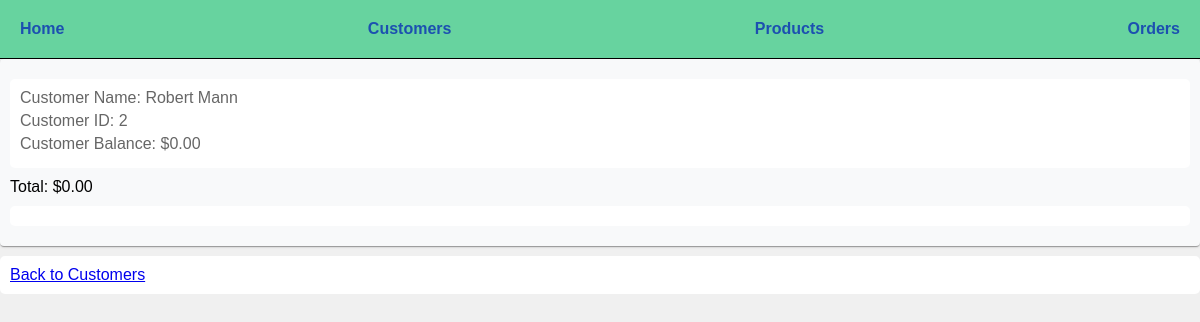
Before: /customers/2 with the older database file.
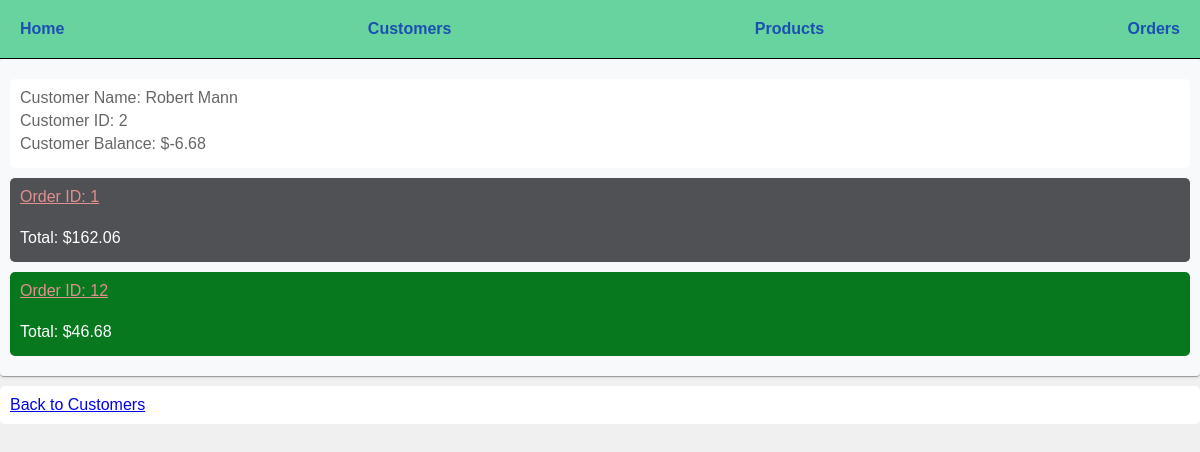
After: the same page with the newer database file.
### models.py (models this page shows, shortened)
class Customer(db.Model):
    id = mapped_column(Integer, primary_key=True)
    name = mapped_column(String(200), nullable=False, unique=True)
    phone = mapped_column(String(20), nullable=False )
    balance = mapped_column(Numeric(10,2), nullable=False, default=40)
    orders = relationship("Order", cascade="all, delete-orphan") #only one back_populates is needed, the other is inferred

class Order(db.Model):
    id = mapped_column(Integer, nullable=False, primary_key=True)
    customer_id = mapped_column(Integer, ForeignKey(Customer.id), nullable=False)
    customer = relationship("Customer", back_populates="orders")#looks up related enttiy without having to do joins (adds customer_id to the Order table)
    total = mapped_column(Numeric(10,2), nullable=True) #nullable until order is processed by the store
    items = relationship("ProductOrder", back_populates="order", cascade='all, delete-orphan')
    created = mapped_column(DateTime, nullable=False, default=func.now())
    processed = mapped_column(DateTime, nullable=True, default=None)
    def calculate_total(self):
        return round(sum([item.product.price * item.quantity for item in self.items]), 2)

class Product(db.Model):
    id = mapped_column(Integer, primary_key=True)
    name = mapped_column(String(200), nullable=False, unique=True)
    price = mapped_column(Numeric(10,2), nullable=False)
    available = mapped_column(Integer, nullable=False, default=4) #number of products available
    orders = relationship("ProductOrder")

class ProductOrder(db.Model):
    id = mapped_column(Integer, nullable=False, primary_key=True)
    order_id = mapped_column(Integer, ForeignKey(Order.id), nullable=False)
    order = relationship("Order", back_populates="items")
    product_id = mapped_column(Integer, ForeignKey(Product.id), nullable=False)
    product = relationship("Product", back_populates="orders")
    quantity = mapped_column(Integer, nullable=False, default=0) #number of orders for this product

### routes/html.py (the view)
@html_bp.route("/customers/<int:customer_id>", methods=["GET"])
def customer_detail(customer_id):
    customer = db.get_or_404(Customer, customer_id) #does the same thing as line above, but also returns the 404 error if not found
    return render_template("customer_detail.html", customer=customer)

### templates/customer_detail.html (shortened to what this page needs)
{% extends "base.html" %}
{% block content %}
<div>
    <p>
        <span>Customer Name: {{ customer.name }}</span>
        <span>Customer ID: {{ customer.id }}</span>
        <span>Customer Balance: ${{ customer.balance }}</span>
    </p>
        {% for order in customer.orders %}
            {% set classname = "pending" %}
            {% if order.processed %}
                {% set classname = "processed" %}
            {% endif %}
            <p class = "{{ classname }}">
                <a href="{{ url_for('html.order_detail', order_id=order.id) }}" class = "order"><span>Order ID: {{ order.id }}</span></a><br>
            <span>Total: ${{ order.calculate_total() }}</span>
            {% else %}
            <span>Total: $0.00</span>
    {% endfor %}
</div>
<p><a href="{{ url_for('html.customers') }}">Back to Customers</a></p>
{% endblock %}

Changed rows visible on the page:
changed Customer "Robert Mann": balance "0.00" → "-6.68"
now on this page (row edited): Order: id "1", calculate_total "162.06"
added Order: id "12", calculate_total "46.68"
Other visible differences:
text no longer shown: "Total: $0.00"
